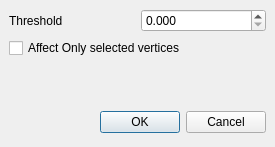
<ui version="4.0" >
 <author></author>
 <comment></comment>
 <exportmacro></exportmacro>
 <class>Dialog</class>
 <widget class="QDialog" name="Dialog" >
  <property name="geometry" >
   <rect>
    <x>0</x>
    <y>0</y>
    <width>275</width>
    <height>147</height>
   </rect>
  </property>
  <property name="windowTitle" >
   <string>Refine</string>
  </property>
  <property name="windowIcon" >
   <iconset>..\..\..\meshlab\images\eye128.png</iconset>
  </property>
  <layout class="QVBoxLayout" >
   <property name="margin" >
    <number>9</number>
   </property>
   <property name="spacing" >
    <number>6</number>
   </property>
   <item>
    <layout class="QGridLayout" >
     <property name="margin" >
      <number>0</number>
     </property>
     <property name="spacing" >
      <number>6</number>
     </property>
     <item row="0" column="0" >
      <layout class="QHBoxLayout" >
       <property name="margin" >
        <number>0</number>
       </property>
       <property name="spacing" >
        <number>6</number>
       </property>
       <item>
        <widget class="QLabel" name="thresholdLBL" >
         <property name="text" >
          <string>Threshold</string>
         </property>
         <property name="buddy" >
          <cstring>thresholdSB</cstring>
         </property>
        </widget>
       </item>
       <item>
        <widget class="QDoubleSpinBox" name="thresholdSB" >
         <property name="decimals" >
          <number>3</number>
         </property>
         <property name="maximum" >
          <double>99.999</double>
         </property>
         <property name="singleStep" >
          <double>0.001</double>
         </property>
        </widget>
       </item>
      </layout>
     </item>
     <item row="1" column="0" >
      <widget class="QCheckBox" name="refineSelectedCB" >
       <property name="text" >
        <string>Affect Only selected vertices</string>
       </property>
      </widget>
     </item>
    </layout>
   </item>
   <item>
    <spacer>
     <property name="orientation" >
      <enum>Qt::Vertical</enum>
     </property>
     <property name="sizeHint" >
      <size>
       <width>20</width>
       <height>121</height>
      </size>
     </property>
    </spacer>
   </item>
   <item>
    <layout class="QHBoxLayout" >
     <property name="margin" >
      <number>0</number>
     </property>
     <property name="spacing" >
      <number>6</number>
     </property>
     <item>
      <spacer>
       <property name="orientation" >
        <enum>Qt::Horizontal</enum>
       </property>
       <property name="sizeHint" >
        <size>
         <width>131</width>
         <height>31</height>
        </size>
       </property>
      </spacer>
     </item>
     <item>
      <widget class="QPushButton" name="okButton" >
       <property name="text" >
        <string>OK</string>
       </property>
      </widget>
     </item>
     <item>
      <widget class="QPushButton" name="cancelButton" >
       <property name="text" >
        <string>Cancel</string>
       </property>
      </widget>
     </item>
    </layout>
   </item>
  </layout>
 </widget>
 <pixmapfunction></pixmapfunction>
 <resources/>
 <connections>
  <connection>
   <sender>okButton</sender>
   <signal>clicked()</signal>
   <receiver>Dialog</receiver>
   <slot>accept()</slot>
   <hints>
    <hint type="sourcelabel" >
     <x>278</x>
     <y>253</y>
    </hint>
    <hint type="destinationlabel" >
     <x>96</x>
     <y>254</y>
    </hint>
   </hints>
  </connection>
  <connection>
   <sender>cancelButton</sender>
   <signal>clicked()</signal>
   <receiver>Dialog</receiver>
   <slot>reject()</slot>
   <hints>
    <hint type="sourcelabel" >
     <x>369</x>
     <y>253</y>
    </hint>
    <hint type="destinationlabel" >
     <x>179</x>
     <y>282</y>
    </hint>
   </hints>
  </connection>
 </connections>
</ui>
